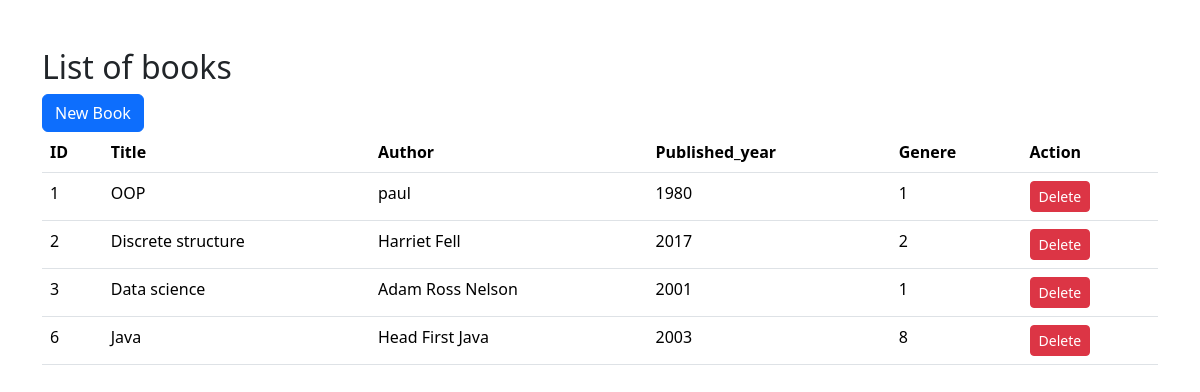
The page / on the database its author committed.
### tables this page shows
CREATE TABLE `books` (
  `id` int(11) NOT NULL,
  `title` varchar(255) NOT NULL,
  `author` varchar(255) NOT NULL,
  `published_year` year(4) NOT NULL,
  `genre` varchar(100) DEFAULT NULL
);

### index.php (the view, shortened to what this page needs)
<!DOCTYPE html>
<html lang="en">
<head>
    <link rel="stylesheet" href="https://cdn.jsdelivr.net/npm/bootstrap@5.3.3/dist/css/bootstrap.min.css">
</head>
<body>
    <div class="container my-5">
        <h2>List of books</h2>
        <a class="btn btn-primary" href="/book_manager/create.php" role="button">New Book</a><br>
        <table class="table">
            <thead>
                <tr>
                <th>ID</th>
                <th>Title</th>
                <th>Author</th>
                <th>Published_year</th>
                <th>Genere</th>
                <th>Action</th>
                </tr>
            </thead>
            <tbody>
            <?php
                $servername="localhost";
                $username="root";
                $password="";
                $database="book_manager";
                $connection=new mysqli($servername,$username,$password,$database);
                $sql="SELECT * FROM books";
                $result=$connection->query($sql);
                while($row=$result->fetch_assoc())
                {
                    echo "
                     <tr>
                    <td>$row[id]</td>
                    <td>$row[title]</td>
                    <td>$row[author]</td>
                    <td>$row[published_year]</td>
                    <td>$row[genre]</td>
                    <td>
                        <a class='btn btn-danger btn-sm' href='/book_manager/delete.php?id=$row[id]'>Delete</a>
                    </td>
                    </tr>
                    ";
                }
                ?>
            </tbody>
        </table>
    </div>
</body>
</html>

### rows shown on the page
books: id "1", title "OOP", author "paul", published_year "1980", genre "1"
books: id "2", title "Discrete structure", author "Harriet Fell", published_year "2017", genre "2"
books: id "3", title "Data science", author "Adam Ross Nelson", published_year "2001", genre "1"
books: id "6", title "Java", author "Head First Java", published_year "2003", genre "8"
